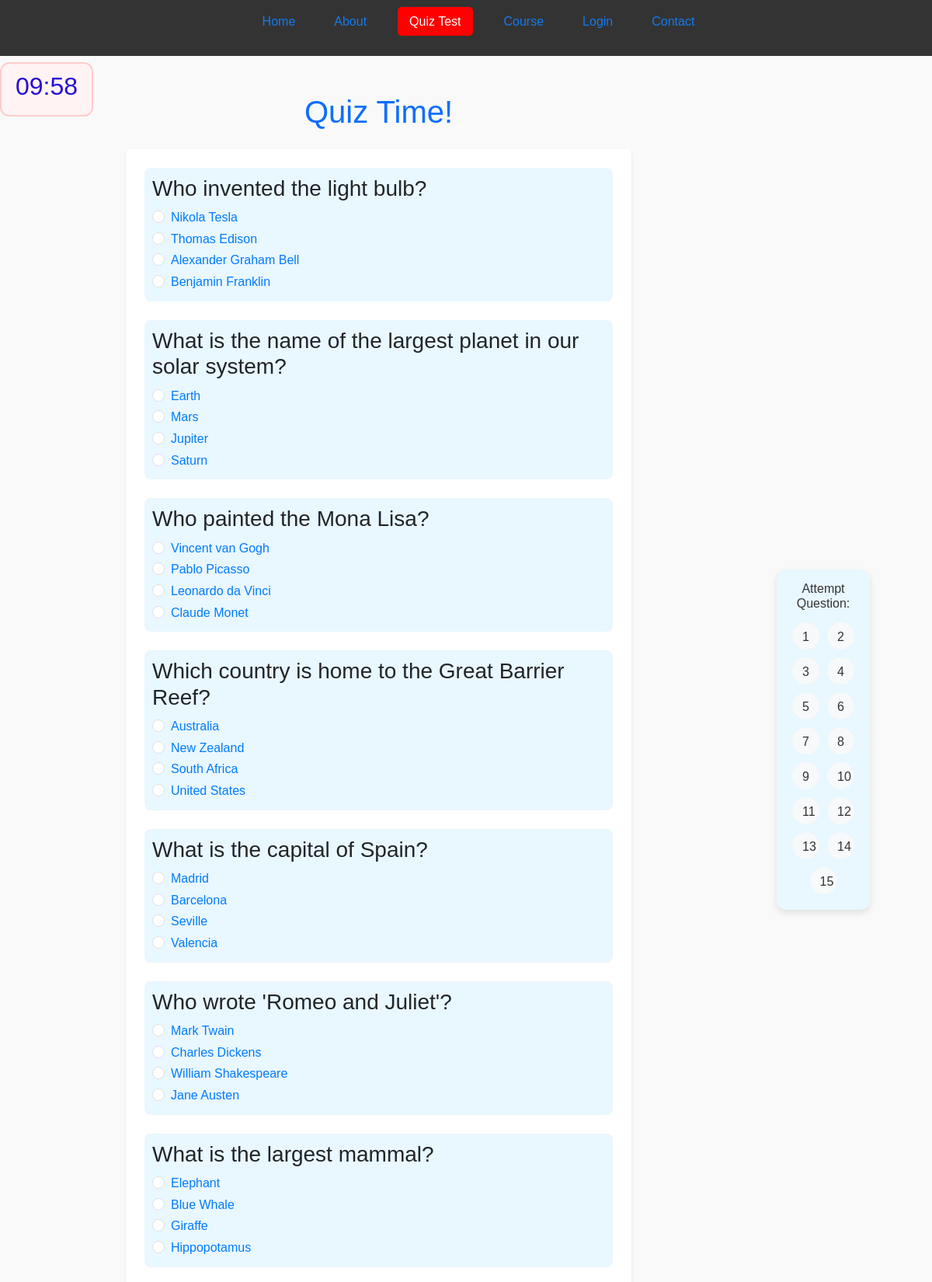
The page /quiz (upper part) on the database its author committed.
### models.py (models this page shows)
class Question(db.Model):
    id = db.Column(db.Integer, primary_key=True)
    question_text = db.Column(db.String(255), nullable=False)
    options = db.relationship('Option', backref='question', lazy=True)
    answer = db.relationship('Answer', backref='question', uselist=False)

class Option(db.Model):
    id = db.Column(db.Integer, primary_key=True)
    question_id = db.Column(db.Integer, db.ForeignKey('question.id'), nullable=False)
    option_text = db.Column(db.String(255), nullable=False)

### app.py (the view)
@app.route('/quiz')
def quiz():
    questions = Question.query.all()
    selected_questions = random.sample(questions, 15)
    session['selected_questions'] = [q.id for q in selected_questions]
    return render_template('quiz.html', questions=selected_questions)

### templates/quiz.html (shortened to what this page needs)
<!DOCTYPE html>
<html lang="en">
  <head>
    <link
      rel="stylesheet"
      href="{{ url_for('static', filename='home.css') }}"
    />
    <link
      rel="stylesheet"
      href="https://cdn.jsdelivr.net/npm/bootstrap@5.3.0-alpha1/dist/css/bootstrap.min.css"
    />
    <link
      rel="stylesheet"
      href="{{ url_for('static', filename='quiz.css') }}"
    />
  </head>
  <body>
    {% include 'header.html' %}
    <div class="container my-5">
      <div class="row">
        <div class="col-lg-9">
          <div class="text-center mb-4">
            <h1 class="display-4 text-primary">Quiz Time!</h1>
          </div>
          <form
            id="quizForm"
            action="{{ url_for('submit') }}"
            method="POST"
            class="quiz-form bg-white p-4 rounded shadow-sm"
          >
            {% for question in questions %}
            <div id="question{{ question.id }}" class="question mb-4">
              <h3 class="question-text text-dark">
                {{ question.question_text }}
              </h3>
              {% for option in question.options %}
              <div class="form-check option">
                <input
                  type="radio"
                  name="{{ question.id }}"
                  value="{{ option.id }}"
                  class="form-check-input option-radio"
                  id="option{{ option.id }}"
                />
                <label class="form-check-label" for="option{{ option.id }}">
                  {{ option.option_text }}
                </label>
              </div>
              {% endfor %}
            </div>
            {% endfor %}
          </form>
        </div>
      </div>
    </div>
    <div id="questionNavContainer" class="question-nav-container">
      <h5 class="text-center">Attempt Question:</h5>
      <div id="questionNav" class="d-flex flex-wrap justify-content-center">
        {% for question in questions %}
        <button
          type="button"
          class="btn btn-light question-nav-btn"
          data-question-id="question{{ question.id }}"
        >
          {{ loop.index }}
        </button>
        {% endfor %}
      </div>
    </div>
    <div id="timer-box" class="timer-box fixed-top">
      <h2 id="timer">10:00</h2>
    </div>
  </body>
</html>

### templates/header.html
<header class="header">
  <link rel="stylesheet" href="{{ url_for('static', filename='home.css') }}" />
  <nav>
    <ul>
      <li>
        <a href="/" class="{{ 'active' if request.path == '/' else '' }}"
          >Home</a
        >
      </li>
      <li>
        <a
          href="/aboutUs"
          class="{{ 'active' if request.path == '/aboutUs' else '' }}"
          >About</a
        >
      </li>
      <li>
        <a
          href="/quiz"
          class="{{ 'active' if request.path == '/quiz' else '' }}"
          >Quiz Test</a
        >
      </li>
      <li>
        <a href="#" class="{{ 'active' if request.path == '/course' else '' }}"
          >Course</a
        >
      </li>
      <li>
        <a
          href="/login"
          class="{{ 'active' if request.path == '/login' else '' }}"
          >Login</a
        >
      </li>
      <li>
        <a
          href="/contact"
          class="{{ 'active' if request.path == '/contact' else '' }}"
          >Contact</a
        >
      </li>
    </ul>
  </nav>
</header>

### static/home.css (style rules this page uses)
* { margin: 0; padding: 0; box-sizing: border-box; }
body { font-family: Arial, sans-serif; background-color: #f9f9f9; color: #333; line-height: 1.6; }
.header { background-color: #333; padding: 15px 20px; text-align: center; }
.header nav ul { display: flex; justify-content: center; list-style: none; }
.header nav ul li { margin: 0 15px; }
.header nav ul li a { color: #137bf1; text-decoration: none; padding: 10px; }
.header nav ul li a:hover, .header nav ul li .active { color: white; background-color: red; padding: 10px 15px; border-radius: 5px; }

### static/quiz.css (style rules this page uses)
body { font-family: Arial, sans-serif; background-color: #f8f9fa; }
.container { max-width: 900px; margin-right: auto; margin-left: auto; }
h1.display-4 { font-size: 2.5rem; color: #007bff; }
.timer-box { width: 120px; background-color: #fff3f3; border: 2px solid #ffcccc; color: #280cda; font-size: 1.5rem; font-weight: bold; text-align: center; padding: 10px; border-radius: 12px; position: fixed; right: 20px; top: 80px; z-index: 1000; }
.question-nav-container { position: fixed; top: 20%; right: 80px; width: 120px; background-color: #e9f7ff; padding: 15px; border-radius: 12px; box-shadow: 0 4px 8px rgba(0, 0, 0, 0.1); z-index: 1000; }
.question-nav-container h5 { font-size: 1rem; margin-bottom: 10px; text-align: center; }
.question-nav-btn { width: 35px; height: 35px; margin: 5px; border-radius: 50%; font-size: 1rem; color: #333; background-color: #f8f9fa; }
.question { padding: 10px; border-radius: 8px; background-color: #e9f7ff; }
.question-text { color: #333; }
.option label { font-weight: normal; color: #007bff; }
.option input[type="radio"] { margin-right: 8px; }
button { font-size: 1.2rem; padding: 12px; border-radius: 8px; }

### rows shown on the page
Question: question_text "Who invented the light bulb?"
Option: option_text "Nikola Tesla"
Option: option_text "Thomas Edison"
Option: option_text "Alexander Graham Bell"
Option: option_text "Benjamin Franklin"
Question: question_text "What is the name of the largest planet in our solar system?"
Option: option_text "Earth"
Option: option_text "Mars"
Option: option_text "Jupiter"
Option: option_text "Saturn"
Question: question_text "Who painted the Mona Lisa?"
Option: option_text "Vincent van Gogh"
Option: option_text "Pablo Picasso"
Option: option_text "Leonardo da Vinci"
Option: option_text "Claude Monet"
Question: question_text "Which country is home to the Great Barrier Reef?"
Option: option_text "Australia"
Option: option_text "New Zealand"
Option: option_text "South Africa"
Option: option_text "United States"
Question: question_text "What is the capital of Spain?"
Option: option_text "Madrid"
Option: option_text "Barcelona"
Option: option_text "Seville"
Option: option_text "Valencia"
Question: question_text "Who wrote 'Romeo and Juliet'?"
Option: option_text "Mark Twain"
Option: option_text "Charles Dickens"
Option: option_text "William Shakespeare"
Option: option_text "Jane Austen"
Question: question_text "What is the largest mammal?"
Option: option_text "Elephant"
Option: option_text "Blue Whale"
Option: option_text "Giraffe"
Option: option_text "Hippopotamus"
